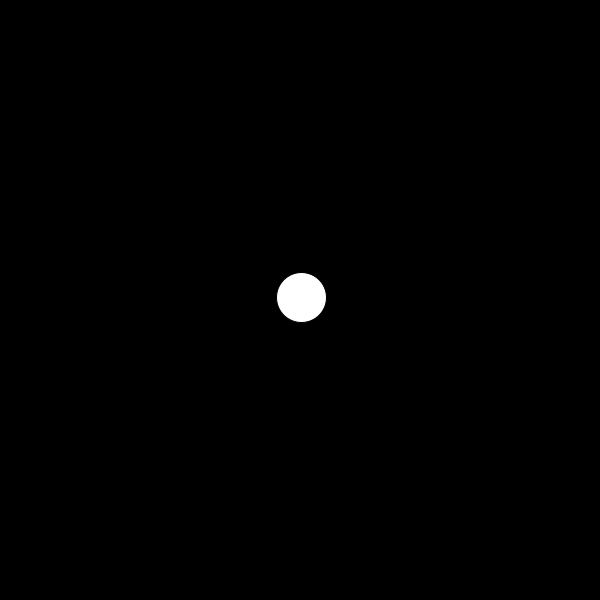
Frame 1 (no input)
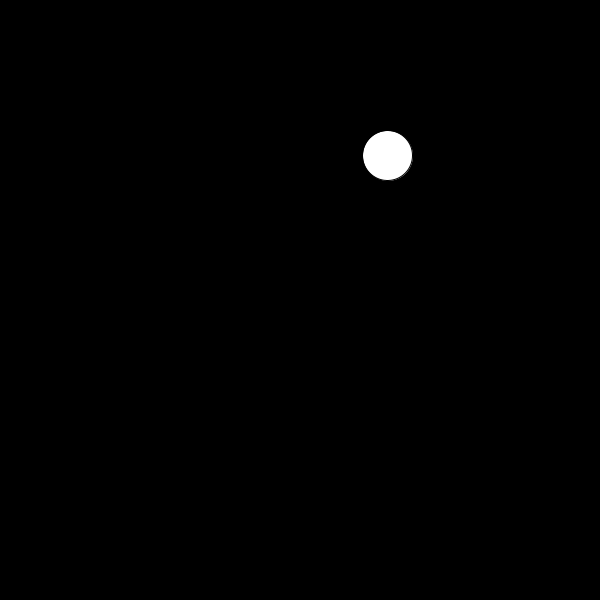
Frame 60 (the mouse pressed at the canvas centre just before this capture)
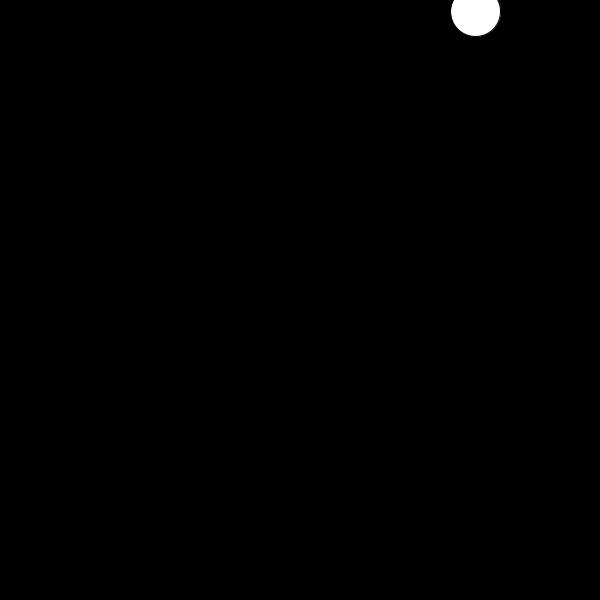
Frame 120 (the mouse held since frame 60 and released just before this capture)

The Processing sketch that drew these frames (run headless with seeded random() and noise(); from frame 60 on, the mouse is pressed at the canvas centre):

// Processing sketch: question2
// ── question2.pde


float x, y; 
float size = 50; 
float xSpeed, ySpeed; 

void setup(){
  size(600, 600); 
  
  x = width/2; 
  y = height/2; 
  
  xSpeed = random(-5, 5); 
  ySpeed = random(-5, 5); 
}

void draw(){
  background(0); 
  
  x = x + xSpeed; 
  y = y + ySpeed; 
  
  if(x > width){
    x = 0; 
  }
  
  if(x< 0){
    x = width; 
  }
  
  if(y > height){
    y = 0; 
  }
  
  if(y < 0){
    y = height; 
  }
  
  fill(255); 
  ellipse(x, y, size, size); 
  
  if(frameCount % 240 == 0){
    xSpeed = random(-5, 5); 
    ySpeed = random(-5, 5); 
  }
}
